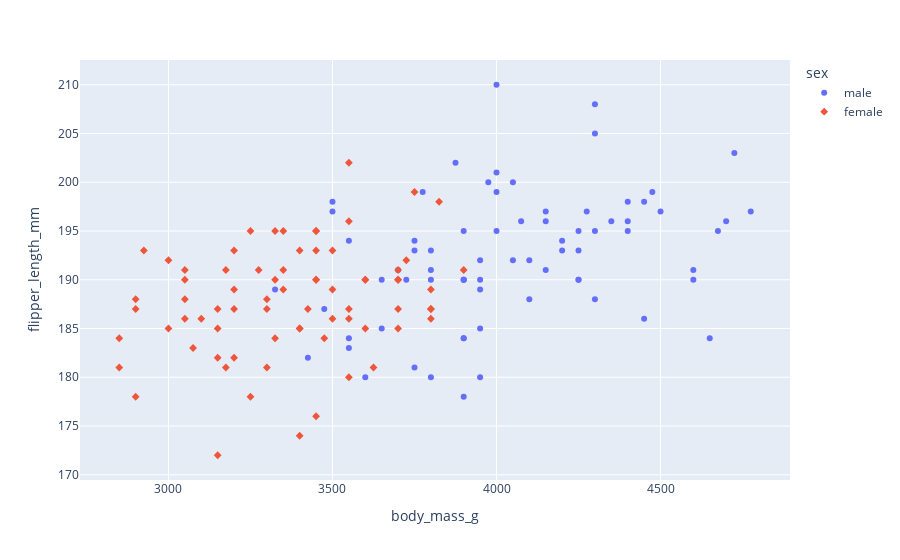

Write notebook code for a chart like this one.
### Code cell
filter_penguin = penguins.loc[penguins['species']=='Adelie']
filter_penguin.head()
dispercion2 = px.scatter(filter_penguin,x='body_mass_g',y='flipper_length_mm',symbol='sex',color='sex')
dispercion2.show()

### Figure 1 — Plotly figure (JSON) as saved in the notebook; plotly's stock layout.template omitted (floating-point values rounded to 4 significant figures)
{"data": [{"hovertemplate": "sex=male<br>body_mass_g=%{x}<br>flipper_length_mm=%{y}<extra></extra>", "legendgroup": "male", "marker": {"color": "#636efa", "symbol": "circle"}, "mode": "markers", "name": "male", "orientation": "v", "showlegend": true, "type": "scatter", "x": [3750, 3650, 4675, 3800, 4400, 4500, 4200, 3600, 3950, 3800, 3550, 3950, 3900, 3900, 4150, 3950, 4650, 3900, 4400, 4600, 3425, 4150, 4300, 4050, 3700, 3800, 3750, 4400, 4050, 3950, 4100, 4450, 3900, 4150, 4250, 3900, 4000, 4700, 4200, 3550, 3800, 3950, 4300, 4450, 4300, 4350, 4100, 4725, 4250, 3550, 3900, 4775, 4600, 4275, 4075, 3775, 3325, 3500, 3875, 4000, 4300, 4000, 3500, 4475, 3900, 3975, 4250, 3475, 3725, 3650, 4250, 3750, 4000], "xaxis": "x", "y": [181, 190, 195, 191, 198, 197, 194, 180, 185, 180, 183, 180, 178, 184, 196, 190, 184, 195, 196, 190, 182, 191, 188, 200, 191, 193, 194, 195, 192, 192, 188, 198, 190, 197, 195, 184, 195, 196, 193, 194, 190, 189, 205, 186, 208, 196, 192, 203, 190, 184, 190, 197, 191, 197, 196, 199, 189, 198, 202, 199, 195, 210, 197, 199, 190, 200, 193, 187, 190, 185, 190, 193, 201], "yaxis": "y"}, {"hovertemplate": "sex=female<br>body_mass_g=%{x}<br>flipper_length_mm=%{y}<extra></extra>", "legendgroup": "female", "marker": {"color": "#EF553B", "symbol": "diamond"}, "mode": "markers", "name": "female", "orientation": "v", "showlegend": true, "type": "scatter", "x": [3800, 3250, 3450, 3625, 3200, 3700, 3450, 3325, 3400, 3800, 3800, 3200, 3150, 3250, 3300, 3325, 3550, 3300, 3150, 3100, 3000, 3450, 3500, 3450, 2900, 3550, 2850, 3150, 3600, 2850, 3350, 3050, 3600, 3550, 3700, 3700, 3550, 3200, 3800, 3350, 3500, 3600, 3550, 3400, 3300, 3700, 2900, 3725, 3075, 2925, 3750, 3175, 3825, 3200, 3900, 2900, 3350, 3150, 3450, 3050, 3275, 3050, 3325, 3500, 3425, 3175, 3400, 3400, 3050, 3000, 3475, 3450, 3700], "xaxis": "x", "y": [186, 195, 193, 181, 182, 185, 195, 184, 174, 189, 187, 187, 172, 178, 188, 195, 180, 181, 182, 186, 185, 190, 186, 190, 187, 186, 181, 185, 185, 184, 195, 190, 190, 196, 190, 191, 187, 189, 187, 191, 189, 190, 202, 185, 187, 190, 178, 192, 183, 193, 199, 181, 198, 193, 191, 188, 189, 187, 176, 186, 191, 191, 190, 193, 187, 191, 185, 193, 188, 192, 184, 195, 187], "yaxis": "y"}], "layout": {"legend": {"title": {"text": "sex"}, "tracegroupgap": 0}, "margin": {"t": 60}, "xaxis": {"anchor": "y", "domain": [0, 1], "title": {"text": "body_mass_g"}}, "yaxis": {"anchor": "x", "domain": [0, 1], "title": {"text": "flipper_length_mm"}}}}
